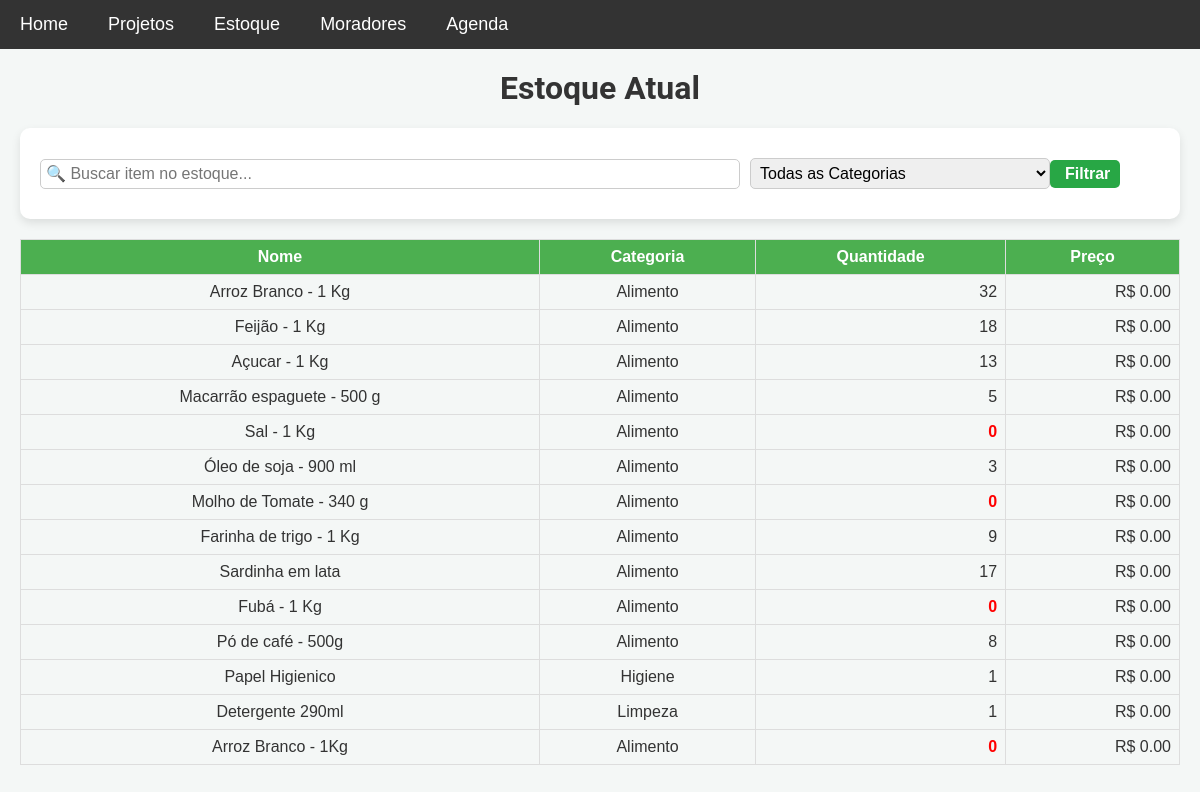
Page /estoque on the earlier database version.
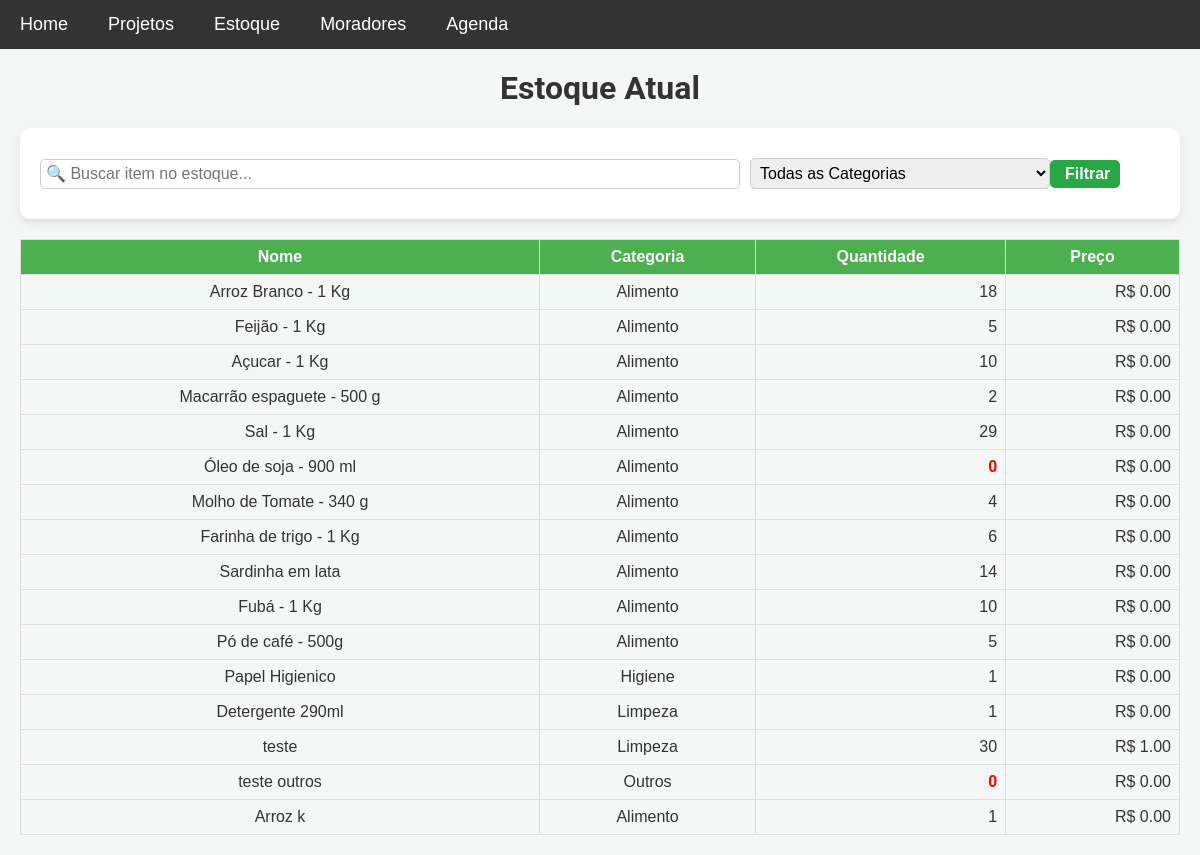
Same page on the later database version.
### models.py (models this page shows)
class Item(db.Model):
    __table_args__ = {'extend_existing': True}  # Estende a tabela existente ao invés de tentar recriá-la
    id = db.Column(db.Integer, primary_key=True)
    nome = db.Column(db.String(100), nullable=False)
    descricao = db.Column(db.Text, nullable=False)
    categoria = db.Column(db.String(50), nullable=False)
    quantidade = db.Column(db.Integer, nullable=False, default=0)
    preco = db.Column(db.Float, nullable=False)

### app.py (the view)
@app.route('/estoque')
def estoque_atual():
    busca = request.args.get('busca', '')  # Termo de busca, se houver
    categoria = request.args.get('categoria', '')  # Categoria selecionada, se houver
    itens = Item.query.all()
    if busca:
        busca_sem_acentos = remover_acentos(busca).lower()
        itens = [
            item for item in itens
            if busca_sem_acentos in remover_acentos(item.nome).lower()
        ]
    if categoria and categoria != 'todas':
        itens = [item for item in itens if item.categoria == categoria]
    categorias = list(set([item.categoria for item in Item.query.all()]))
    return render_template('estoque_atual.html', itens=itens, categorias=categorias)

### templates/estoque_atual.html (shortened to what this page needs)
{% extends 'base.html' %}
{% block content %}
<h1>Estoque Atual</h1>
<form id="search-form" method="GET" action="/estoque" class="search-form">
    <div class="form-group">
        <input type="text" name="busca" id="search" placeholder="🔍 Buscar item no estoque..."
            value="{{ request.args.get('busca', '') }}">
        <select name="categoria" id="categoria">
            <option value="todas">Todas as Categorias</option>
        </select>
        <button type="submit"> Filtrar</button>
    </div>
</form>
{% if itens %}
<table class="estoque-table" id="estoqueTable" data-sort-direction="asc">
    <thead>
        <tr>
            <th>Nome </th>
            <th>Categoria </th>
            <th>Quantidade </th>
            <th>Preço </th>
        </tr>
    </thead>
    <tbody>
        {% for item in itens %}
        <tr>
            <td>{{ item.nome }}</td>
            <td>{{ item.categoria }}</td>
            <td class="{{ 'alerta' if item.quantidade <= 0 else '' }}">{{ item.quantidade }}</td>
            <td>R$ {{ '%.2f' | format(item.preco) }}</td>
        </tr>
        {% endfor %}
    </tbody>
</table>
{% else %}
<p class="mensagens danger">Nenhum item encontrado.</p>
{% endif %}
{% endblock %}

### templates/base.html (shortened to what this page needs)
<!DOCTYPE html>
<html lang="pt-BR">
<head>
    <link rel="stylesheet" href="{{ url_for('static', filename='css/style.css') }}">
</head>
<body>
    <nav class="navbar">
        <ul class="main-menu">
            <li><a href="{{ url_for('home') }}">Home</a></li>
            <li class="dropdown">
                <a href="javascript:void(0)" class="dropbtn">Projetos</a>
            </li>
            <li class="dropdown">
                <a href="javascript:void(0)" class="dropbtn">Estoque</a>
            </li>
            <li class="dropdown">
                <a href="javascript:void(0)" class="dropbtn">Moradores</a>
            </li>
            <li class="dropdown">
                <a href="javascript:void(0)" class="dropbtn">Agenda</a>
            </li>
        </ul>
    </nav>
    <div class="content">
        {% block content %}{% endblock %}
    </div>
</body>
</html>

### static/css/style.css (style rules this page uses)
body { font-family: 'Roboto', sans-serif; background-color: #f4f7f6; margin: 0; padding: 0; color: #333; }
h1, h3 { text-align: center; margin-top: 0; }
a { text-decoration: none; color: white; transition: background-color 0.3s ease; }
.content { padding: 20px; }
form { background-color: white; padding: 20px; border-radius: 10px; box-shadow: 0 4px 10px rgba(0, 0, 0, 0.1); margin-bottom: 20px; }
input[type="text"], input[type="date"], textarea, select { width: 100%; padding: 10px; margin: 10px 0; border: 1px solid #ccc; border-radius: 5px; font-size: 16px; box-sizing: border-box; }
form input[type="text"], form input[type="date"] { max-width: 200px; display: inline-block; margin-right: 10px; }
button, .btn { display: inline-block; padding: 10px 20px; background-color: #28a745; color: white; border: none; border-radius: 5px; font-size: 16px; font-weight: bold; cursor: pointer; transition: background-color 0.3s ease, color 0.3s ease; }
.estoque-table, .moradores-table { width: 100%; border-collapse: collapse; margin-top: 20px; font-family: Arial, sans-serif; }
.estoque-table th, .estoque-table td, .moradores-table th, .moradores-table td { border: 1px solid #ddd; padding: 8px; text-align: center; }
.estoque-table th, .moradores-table th { background-color: #4CAF50; color: white; font-weight: bold; }
.estoque-table td:nth-child(3), .estoque-table td:nth-child(4) { text-align: right; }
.estoque-table td.alerta { color: red; font-weight: bold; }
.navbar { background-color: #333; font-family: Arial, sans-serif; display: flex; align-items: center; position: relative; z-index: 1000; }
.navbar ul { list-style-type: none; margin: 0; padding: 0; display: flex; flex-wrap: wrap; }
.navbar ul li { position: relative; }
.navbar ul.main-menu>li>a { display: block; color: white; text-align: center; padding: 14px 20px; text-decoration: none; font-size: 18px; }
@media (max-width: 1600px) { #search-form { display: flex; align-items: center; gap: 5px; } }
@media (max-width: 1600px) { #search-form .form-group { display: flex; align-items: center; } }
@media (max-width: 1600px) { #search-form input[type="text"] { padding: 5px; width: 100%; flex-grow: 1; } }
@media (max-width: 1600px) { #search-form select { padding: 5px; min-width: 150px; } }
@media (max-width: 1600px) { #search-form button { padding: 5px 10px; cursor: pointer; display: flex; align-items: center; gap: 5px; } }
.form-group { flex: 1; margin-right: 20px; }
.form-group:last-child { margin-right: 0; }
.form-group #nome, #nome_compromisso, #search, #categoria { width: 100%; max-width: 700px; }
.form-group #categoria { width: 100%; max-width: 300px; }
.form-group { flex: 1; }

Differences in the rows shown:
changed Item "Arroz Branco - 1 Kg": quantidade "32" → "18"
changed Item "Feijão - 1 Kg": quantidade "18" → "5"
changed Item "Açucar - 1 Kg": quantidade "13" → "10"
changed Item "Macarrão espaguete - 500 g": quantidade "5" → "2"
changed Item "Sal - 1 Kg": quantidade "0" → "29"
changed Item "Óleo de soja - 900 ml": quantidade "3" → "0"
changed Item "Molho de Tomate - 340 g": quantidade "0" → "4"
changed Item "Farinha de trigo - 1 Kg": quantidade "9" → "6"
changed Item "Sardinha em lata": quantidade "17" → "14"
changed Item "Fubá - 1 Kg": quantidade "0" → "10"
changed Item "Pó de café - 500g": quantidade "8" → "5"
changed Item: nome "Arroz Branco - 1Kg" → "teste"; categoria "Alimento" → "Limpeza"; quantidade "0" → "30"; preco "0.00" → "1.00"
added Item: nome "teste outros", categoria "Outros", quantidade "0", preco "0.00"
added Item: nome "Arroz k", categoria "Alimento", quantidade "1", preco "0.00"
